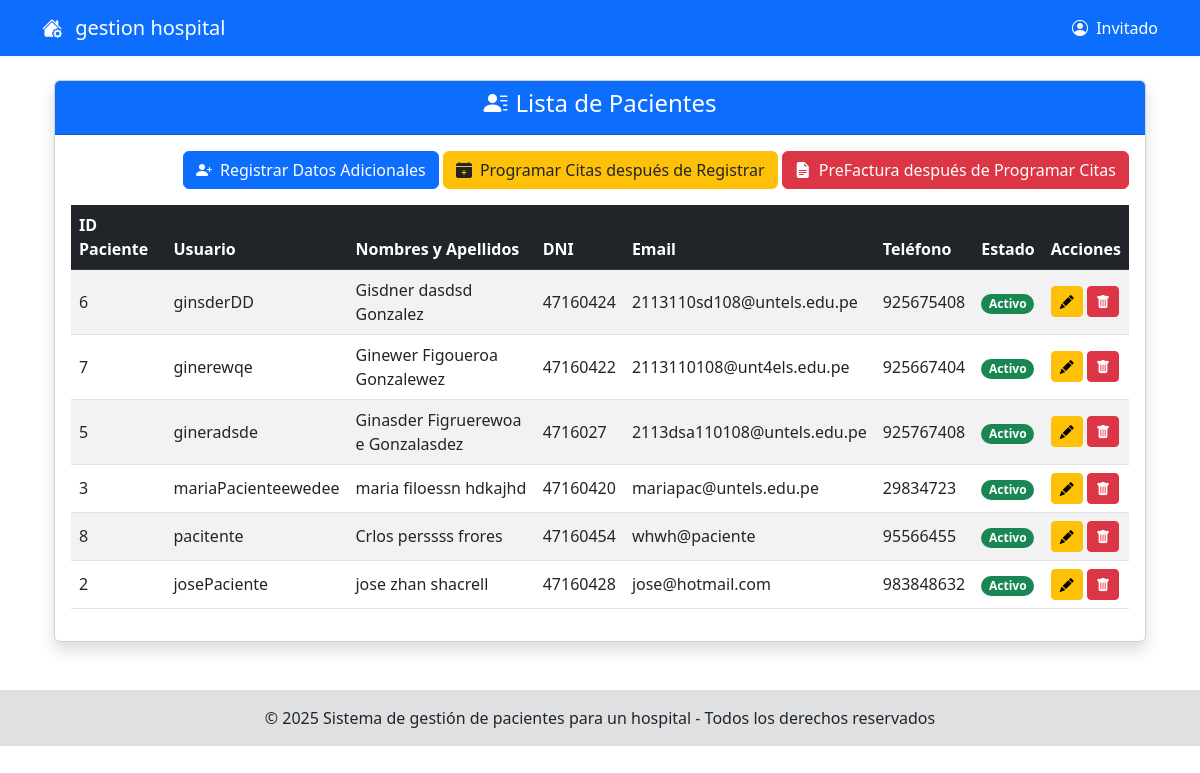
The page /modeloRol/recepcion/gestionTotalPacientes/indexTotalPaciente.php on the database its author committed.
### tables this page shows
CREATE TABLE `pacientes` (
  `id_paciente` int(11) NOT NULL,
  `id_usuario` int(11) DEFAULT NULL,
  `fecha_nacimiento` date DEFAULT NULL,
  `lugar_nacimiento` varchar(100) DEFAULT NULL,
  `ocupacion` varchar(100) DEFAULT NULL,
  `dni` varchar(20) NOT NULL,
  `domicilio` varchar(255) DEFAULT NULL,
  `distrito` varchar(100) DEFAULT NULL,
  `edad` int(3) DEFAULT NULL,
  `sexo` varchar(10) DEFAULT NULL,
  `estado_civil` varchar(20) DEFAULT NULL,
  `nombre_apoderado` varchar(100) DEFAULT NULL,
  `apellido_paterno_apoderado` varchar(50) DEFAULT NULL,
  `apellido_materno_apoderado` varchar(50) DEFAULT NULL,
  `parentesco_apoderado` varchar(50) DEFAULT NULL,
  `creado_en` timestamp NOT NULL DEFAULT current_timestamp()
);

CREATE TABLE `usuarios` (
  `id_usuario` int(11) NOT NULL,
  `id_rol` int(11) NOT NULL,
  `email` varchar(50) NOT NULL,
  `usuario_clave` varchar(255) NOT NULL,
  `usuario_usuario` varchar(50) NOT NULL,
  `nombre` varchar(50) NOT NULL,
  `apellido_paterno` varchar(50) NOT NULL,
  `apellido_materno` varchar(50) NOT NULL,
  `telefono` varchar(15) DEFAULT NULL,
  `activo` tinyint(1) DEFAULT 1,
  `ultimo_login` datetime DEFAULT NULL,
  `estatus` int(11) NOT NULL,
  `creado_en` timestamp NOT NULL DEFAULT current_timestamp(),
  `actualizado_en` timestamp NOT NULL DEFAULT current_timestamp() ON UPDATE current_timestamp()
);

### modeloRol/recepcion/gestionTotalPacientes/indexTotalPaciente.php (called while the page is built, shortened)
<?php
include_once('./formTotalPaciente.php');
$obj = new formTotalPaciente();
$obj->formTotalPacienteShow();
?>

### modelo/conexion.php (called while the page is built, shortened)
<?php
class Conexion
{
    private static $instancia = null;
    private $connection;
    private $host = 'localhost';
    private $user = 'root';
    private $pass = '';
    private $dbName = 'opipitaltrabajo';
    private function __construct()
    {
        $this->connection = new mysqli($this->host, $this->user, $this->pass, $this->dbName);
        $this->connection->set_charset("utf8");
    }
    public static function getInstancia()
    {
        if (self::$instancia === null) {
            self::$instancia = new Conexion();
        }
        return self::$instancia;
    }
    public function getConnection()
    {
        return $this->connection;
    }
}
?>

### modelo/PacienteDAO.php (called while the page is built, shortened)
<?php
include_once('conexion.php');
class PacienteDAO
{
    private $connection;
    public function __construct()
    {
        $this->connection = Conexion::getInstancia()->getConnection();
    }
    public function obtenerTodosPacientes()
    {
        $sql = "SELECT p.*, u.nombre, u.apellido_paterno, u.apellido_materno, u.telefono, u.email, u.usuario_usuario, u.activo
                FROM pacientes p
                LEFT JOIN usuarios u ON p.id_usuario = u.id_usuario
                ORDER BY u.apellido_paterno, u.nombre";
        $resultado = $this->connection->query($sql);
        return $resultado ? $resultado->fetch_all(MYSQLI_ASSOC) : [];
    }
}
?>

### modeloRol/recepcion/gestionTotalPacientes/formTotalPaciente.php (the view, shortened to what this page needs)
<?php
include_once('../../../shared/pantalla.php');
include_once('../../../modelo/PacienteDAO.php');
class formTotalPaciente extends pantalla
{
    public function formTotalPacienteShow()
    {
        $objPacienteDAO = new PacienteDAO();
        $listaPacientes = $objPacienteDAO->obtenerTodosPacientes();
        $pacientesIterator = new AuxiliarIterator($listaPacientes);
?>
<div class="container mt-4">
    <div class="card shadow">
        <div class="card-header bg-primary text-white text-center">
            <h4><i class="bi bi-person-lines-fill me-2"></i>Lista de Pacientes</h4>
        </div>
        <div class="card-body">
            <div class="row mb-3">
               <div class="col-md-12 text-end">
                    <a href="./agregarPaciente/indexPacienteAgregar.php" class="btn btn-primary">
                        <i class="bi bi-person-plus-fill me-2"></i>Registrar Datos Adicionales
                    </a>
                    <a href="../gestionProgramarCitas/indexCita.php" class="btn btn-warning text-dark">
                        <i class="bi bi-calendar-plus-fill me-2"></i>Programar Citas después de Registrar
                    </a>
                    <a href="../generarOrdenPrefactura/indexOdenPrefactura.php" class="btn btn-danger">
                        <i class="bi bi-file-earmark-text-fill me-2"></i>PreFactura después de Programar Citas
                    </a>
                </div>
            </div>
            <div class="table-responsive">
                <table class="table table-striped table-hover align-middle">
                    <thead>
                        <tr class="table-dark">
                            <th>ID Paciente</th>
                            <th>Usuario</th>
                            <th>Nombres y Apellidos</th>
                            <th>DNI</th>
                            <th>Email</th>
                            <th>Teléfono</th>
                            <th>Estado</th> <th>Acciones</th>
                        </tr>
                    </thead>
                    <tbody>
                        <?php
                        foreach ($pacientesIterator as $paciente) {
                            $activo = $paciente['activo'] == 1;
                            $claseEstado = $activo ? 'bg-success' : 'bg-danger';
                            $textoEstado = $activo ? 'Activo' : 'Inactivo';
                        ?>
                                <tr>
                                    <td><?php echo htmlspecialchars($paciente['id_paciente']); ?></td>
                                    <td><?php echo htmlspecialchars($paciente['usuario_usuario']); ?></td>
                                    <td><?php echo htmlspecialchars($paciente['nombre'] . ' ' . $paciente['apellido_paterno'] . ' ' . $paciente['apellido_materno']); ?></td>
                                    <td><?php echo htmlspecialchars($paciente['dni']); ?></td>
                                    <td><?php echo htmlspecialchars($paciente['email']); ?></td>
                                    <td><?php echo htmlspecialchars($paciente['telefono']); ?></td>
                                    <td>
                                        <span class="badge rounded-pill <?php echo $claseEstado; ?>">
                                            <?php echo $textoEstado; ?>
                                        </span>
                                    </td>
                                    <td>
                                        <a href="./editarPaciente/indexEditarPaciente.php?id=<?php echo htmlspecialchars($paciente['id_paciente']); ?>" class="btn btn-sm btn-warning" title="Editar">
                                            <i class="bi bi-pencil-fill"></i>
                                        </a>
                                        <?php if ($activo) { ?>
                                            <button class="btn btn-sm btn-danger" title="Eliminar/Desactivar" onclick="confirmarEliminar(<?php echo htmlspecialchars($paciente['id_paciente']); ?>)">
                                                <i class="bi bi-trash-fill"></i>
                                            </button>
                                        <?php } else { ?>
                                            <button class="btn btn-sm btn-success" title="Reactivar" onclick="confirmarReactivar(<?php echo htmlspecialchars($paciente['id_paciente']); ?>)">
                                                <i class="bi bi-person-check-fill"></i>
                                            </button>
                                        <?php } ?>
                                    </td>
                                </tr>
                        <?php } ?>
                    </tbody>
                </table>
            </div>
        </div>
    </div>
</div>
<?php
    }
}
?>

### rows shown on the page
pacientes: id_paciente "6", id_usuario.usuario_usuario "ginsderDD", id_usuario.apellido_materno "Gisdner dasdsd Gonzalez", dni "47160424", id_usuario.email "2113110sd108@untels.edu.pe", id_usuario.telefono "925675408", id_usuario.activo "Activo"
pacientes: id_paciente "7", id_usuario.usuario_usuario "ginerewqe", id_usuario.apellido_materno "Ginewer Figoueroa Gonzalewez", dni "47160422", id_usuario.email "2113110108@unt4els.edu.pe", id_usuario.telefono "925667404", id_usuario.activo "Activo"
pacientes: id_paciente "5", id_usuario.usuario_usuario "gineradsde", id_usuario.apellido_materno "Ginasder Figruerewoa e Gonzalasdez", dni "4716027", id_usuario.email "2113dsa110108@untels.edu.pe", id_usuario.telefono "925767408", id_usuario.activo "Activo"
pacientes: id_paciente "3", id_usuario.usuario_usuario "mariaPacienteewedee", id_usuario.apellido_materno "maria filoessn hdkajhd", dni "47160420", id_usuario.email "mariapac@untels.edu.pe", id_usuario.telefono "29834723", id_usuario.activo "Activo"
pacientes: id_paciente "8", id_usuario.usuario_usuario "pacitente", id_usuario.apellido_materno "Crlos perssss frores", dni "47160454", id_usuario.email "whwh@paciente", id_usuario.telefono "95566455", id_usuario.activo "Activo"
pacientes: id_paciente "2", id_usuario.usuario_usuario "josePaciente", id_usuario.apellido_materno "jose zhan shacrell", dni "47160428", id_usuario.email "jose@hotmail.com", id_usuario.telefono "983848632", id_usuario.activo "Activo"

### other values the page prints
$_SESSION['login'] "Invitado"
